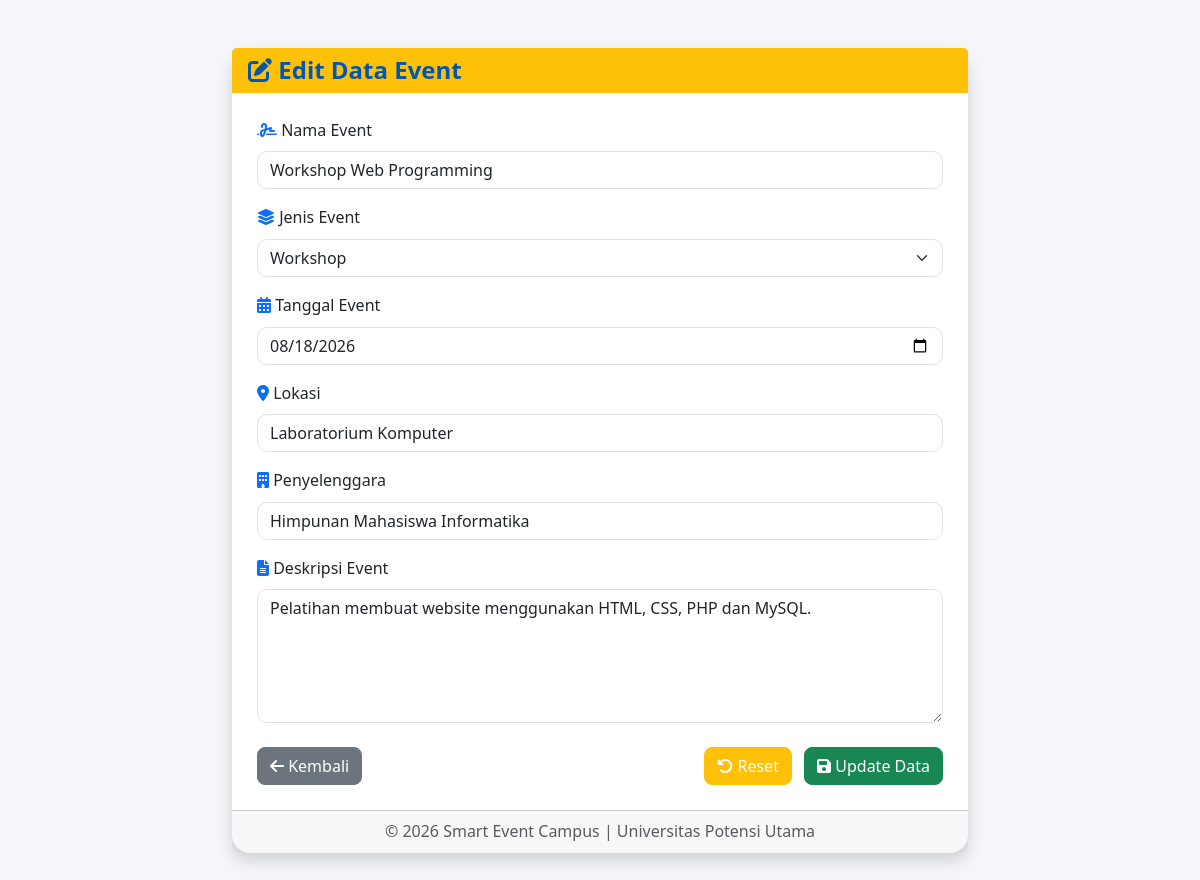
Screenshot of /event/edit.php?id=2 (signed in) with the database file from the repository.
### tables this page shows
CREATE TABLE event (
    id_event INT AUTO_INCREMENT PRIMARY KEY,
    nama_event VARCHAR(150) NOT NULL,
    jenis_event ENUM('Seminar','Workshop','Pelatihan','Lomba') NOT NULL,
    tanggal DATE NOT NULL,
    lokasi VARCHAR(150) NOT NULL,
    penyelenggara VARCHAR(150) NOT NULL,
    deskripsi TEXT NOT NULL
);

### event/edit.php (the view, shortened to what this page needs)
<?php
include "../config/koneksi.php";
$id_event = intval($_GET['id']);
$query = mysqli_query($conn, "SELECT * FROM event WHERE id_event = $id_event");
$data = mysqli_fetch_assoc($query);
?>
<!DOCTYPE html>
<html lang="id">
<head>
<link href="https://cdn.jsdelivr.net/npm/bootstrap@5.3.3/dist/css/bootstrap.min.css" rel="stylesheet">
<link href="https://cdnjs.cloudflare.com/ajax/libs/font-awesome/6.5.2/css/all.min.css" rel="stylesheet">
<link rel="stylesheet" href="../assets/css/style.css">
</head>
<body style="background:#f4f6f9;">
<div class="container py-5">
<div class="row justify-content-center">
<div class="col-lg-8">
<div class="card shadow border-0">
<div class="card-header bg-warning text-dark">
<h4 class="mb-0">
<i class="fa-solid fa-pen-to-square"></i>
Edit Data Event
</h4>
</div>
<div class="card-body">
<form action="update.php" method="POST">
<div class="mb-3">
<label class="form-label">
<i class="fa-solid fa-signature text-primary"></i>
Nama Event
</label>
<input
type="text"
name="nama_event"
class="form-control"
value="<?= htmlspecialchars($data['nama_event']); ?>"
required>
</div>
<div class="mb-3">
<label class="form-label">
<i class="fa-solid fa-layer-group text-primary"></i>
Jenis Event
</label>
<select
name="jenis_event"
class="form-select"
required>
<option value="Workshop" <?= ($data['jenis_event']=="Workshop")?"selected":""; ?>>
Workshop
</option>
</select>
</div>
<div class="mb-3">
<label class="form-label">
<i class="fa-solid fa-calendar-days text-primary"></i>
Tanggal Event
</label>
<input
type="date"
name="tanggal"
class="form-control"
value="<?= $data['tanggal']; ?>"
required>
</div>
<div class="mb-3">
<label class="form-label">
<i class="fa-solid fa-location-dot text-primary"></i>
Lokasi
</label>
<input
type="text"
name="lokasi"
class="form-control"
value="<?= htmlspecialchars($data['lokasi']); ?>"
required>
</div>
<div class="mb-3">
<label class="form-label">
<i class="fa-solid fa-building text-primary"></i>
Penyelenggara
</label>
<input
type="text"
name="penyelenggara"
class="form-control"
value="<?= htmlspecialchars($data['penyelenggara']); ?>"
required>
</div>
<div class="mb-4">
<label class="form-label">
<i class="fa-solid fa-file-lines text-primary"></i>
Deskripsi Event
</label>
<textarea
name="deskripsi"
class="form-control"
rows="5"
required><?= htmlspecialchars($data['deskripsi']); ?></textarea>
</div>
<div class="d-flex justify-content-between">
<a href="index.php" class="btn btn-secondary">
<i class="fa-solid fa-arrow-left"></i>
Kembali
</a>
<div>
<button
type="reset"
class="btn btn-warning me-2">
<i class="fa-solid fa-rotate-left"></i>
Reset
</button>
<button
type="submit"
name="update"
class="btn btn-success">
<i class="fa-solid fa-floppy-disk"></i>
Update Data
</button>
</div>
</div>
</form>
</div>
<div class="card-footer text-center text-muted">
© 2026 Smart Event Campus | Universitas Potensi Utama
</div>
</div>
</div>
</div>
</div>
</body>
</html>

### assets/css/style.css (style rules this page uses)
* { margin:0; padding:0; box-sizing:border-box; font-family:'Segoe UI',sans-serif; }
html { scroll-behavior:smooth; }
body { background:#f4f6f9; color:#333; line-height:1.6; }
.card { border:none; border-radius:18px; box-shadow:0 10px 25px rgba(0,0,0,.08); transition:.35s; }
.card-header { border:none; font-weight:bold; }
.card-body { padding:25px; }
.card h4 { color:#0056b3; font-weight:bold; }
.btn { border-radius:8px; transition:.3s; }
.btn-warning { color:#fff; }
.form-control, .form-select { border-radius:10px; }
.fa-solid { color:inherit; }

### rows the page displays
event: nama_event "Workshop Web Programming", jenis_event "Workshop", tanggal "08/18/2026", lokasi "Laboratorium Komputer", penyelenggara "Himpunan Mahasiswa Informatika", deskripsi "Pelatihan membuat website menggunakan HTML, CSS, PHP dan MySQL."
